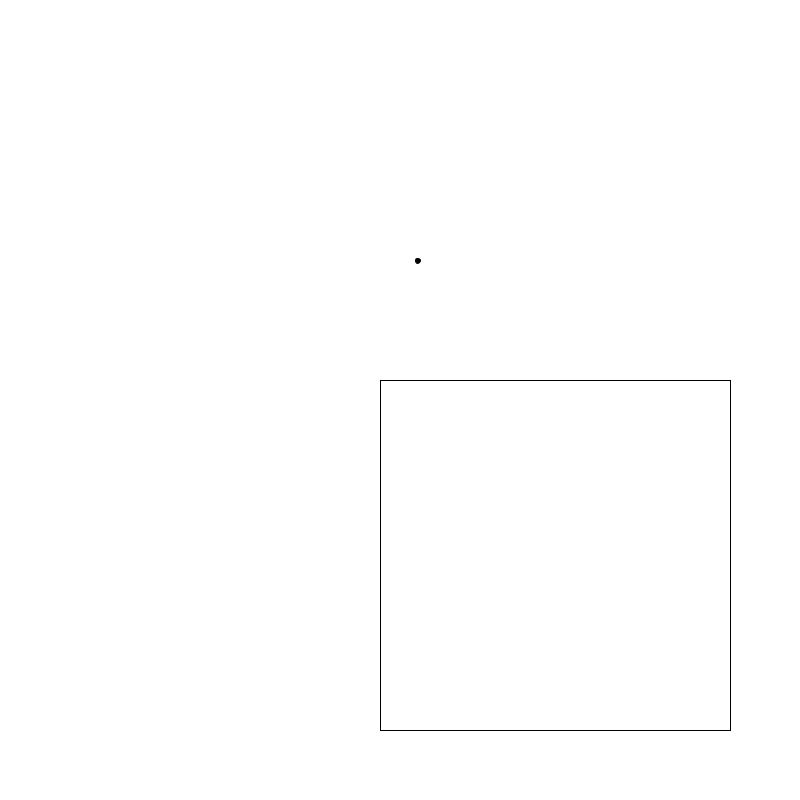
Frame 1 (no input)
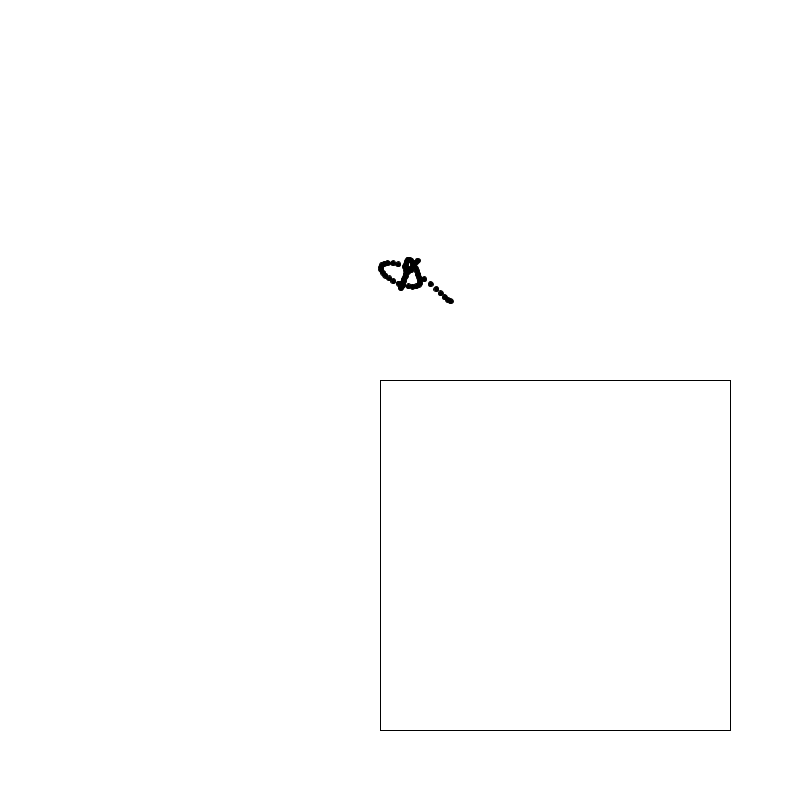
Frame 60 (the mouse pressed at the canvas centre just before this capture)
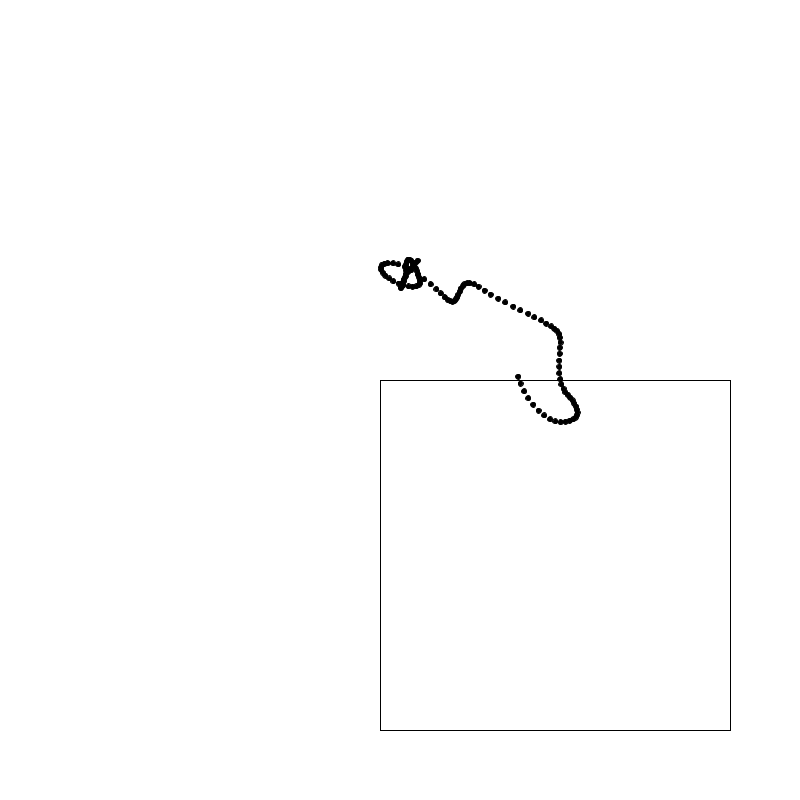
Frame 120 (the mouse held since frame 60 and released just before this capture)

The Processing sketch that drew these frames (run headless with seeded random() and noise(); from frame 60 on, the mouse is pressed at the canvas centre):

// Processing sketch: perlin_walker
// ── perlin_walker.pde
class Walker {
    float x, y;
    float tx, ty;
 
    Walker() {
        tx = random(10000);
        ty = random(10000);
    }
 
    void step() {
        x = map(noise(tx), 0, 1, 0, width);
        y = map(noise(ty), 0, 1, 0, height);
 
        tx += 0.01;
        ty += 0.01;
    }
  
    void display() {
        stroke(0);
        ellipse(x, y, 5, 5);
        point(x, y);
    }
}


Walker w1;

void setup() {
    size(800, 800);
    w1 = new Walker();
    background(255);
    rect(380, 380, 350, 350);
    fill(0);
}

void draw() {
    w1.step();
    w1.display();
}
